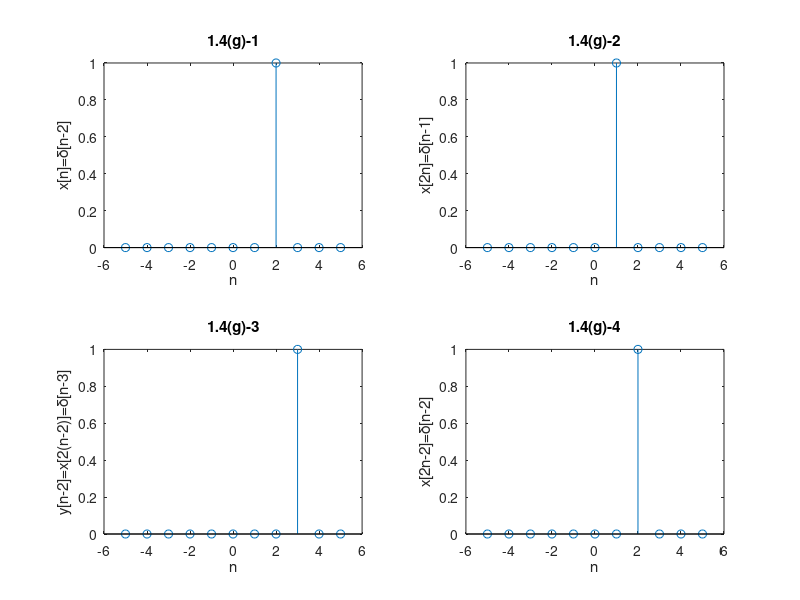

MATLAB code for this plot:
%不满足时不变性、因果性、可逆性
%时不变性分析,由3，4图的对比可知.
n=-5:1:5;
x1=[zeros(1,7) 1 zeros(1,3)];
x2=[zeros(1,6) 1 zeros(1,4)];
x3=[zeros(1,8) 1 zeros(1,2)];
x4=[zeros(1,7) 1 zeros(1,3)];

subplot(2,2,1);
stem(n,x1);
title('1.4(g)-1');
xlabel('n')
ylabel('x[n]=δ[n-2]');

subplot(2,2,2);
stem(n,x2);
title('1.4(g)-2');
xlabel('n')
ylabel('x[2n]=δ[n-1]');

subplot(2,2,3);
stem(n,x3);
title('1.4(g)-3');
xlabel('n')
ylabel('y[n-2]=x[2(n-2)]=δ[n-3]');

subplot(2,2,4);
stem(n,x4);
title('1.4(g)-4');
xlabel('n')
ylabel('x[2n-2]=δ[n-2]');

saveas(gcf, "LAB1/P1_4_g1_out2.png")